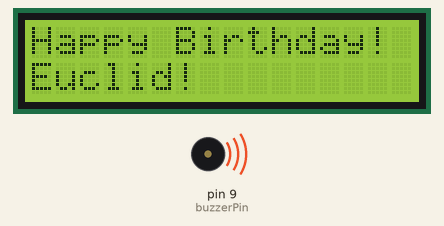
Simulated run of this sketch. Board: Arduino Uno, built with avr-gcc and run on an emulated ATmega328P. On the bench: 16×2 character LCD, buzzer (waves = sounding).

Above: at 0.26 s.
At 24.8 s:
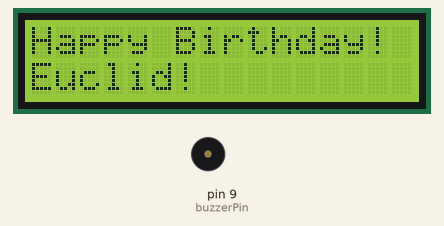
Timing chart, 0 to 130.0 s (numbered marks = the images above):
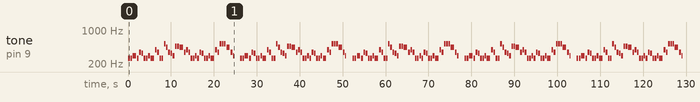

The sketch:

HappyBirthdayDisplay.ino
```cpp
#include <LiquidCrystal.h>

LiquidCrystal lcd(7, 6, 5, 4, 3, 2);  // LCD pins connected to Arduino

// Define the buzzer pin
int buzzerPin = 9;

// Define the notes for Happy Birthday (in Hz)
int notes[] = { // Frequencies for Happy Birthday Song
  262, 262, 294, 262, 349, 330, 262, 262, 294, 262, 392, 349, // Happy Birthday to you
  262, 262, 523, 440, 349, 330, 294, 466, 466, 440, 349, 392, 349, // Happy Birthday to you
  262, 262, 294, 262, 349, 330, 262, 262, 294, 262, 392, 349, // Happy Birthday dear (Name)
  523, 523, 523, 440, 349, 330, 294, 0 // Happy Birthday to you
};

int durations[] = { // Note durations (in milliseconds)
  400, 400, 800, 400, 400, 400, 400, 400, 400, 800, 400, 400, // Happy Birthday to you
  400, 400, 400, 400, 400, 400, 400, 400, 400, 800, 400, 400, 400,  // Happy Birthday to you
  400, 400, 400, 400, 400, 400, 400, 400, 400, 800, 400, 400, // Happy Birthday dear (Name)
  400, 400, 400, 800, 400, 0 // Happy Birthday to you
};

void setup() {
  lcd.begin(16, 2);  // Initialize the LCD with 16 columns and 2 rows
  lcd.clear();

  // Display the Happy Birthday message on the LCD
  lcd.setCursor(0, 0);
  lcd.print("Happy Birthday!");
  lcd.setCursor(0, 1);
  lcd.print("Euclid!");


}

void loop() {
  playHappyBirthdaySong();  // Play the Happy Birthday song
  delay(1000);  // Wait for 1 second before repeating (if you want to repeat the song, this can be changed)
}

void playHappyBirthdaySong() {
  // Play the Happy Birthday song
  for (int i = 0; i < sizeof(notes) / sizeof(notes[0]); i++) {
    int noteDuration = durations[i];
    tone(buzzerPin, notes[i], noteDuration);  // Play the note
    delay(noteDuration * 1.30);  // Wait for the note to finish (add a small pause between notes)
  }
}
```

Measured:
- by itself, tone on pin 9 (buzzerPin): plays 262 Hz for 0.40 s, 262 Hz for 0.40 s, 294 Hz for 0.80 s, 262 Hz for 0.40 s, 349 Hz for 0.40 s, 330 Hz for 0.40 s … (215 notes in this stretch)
